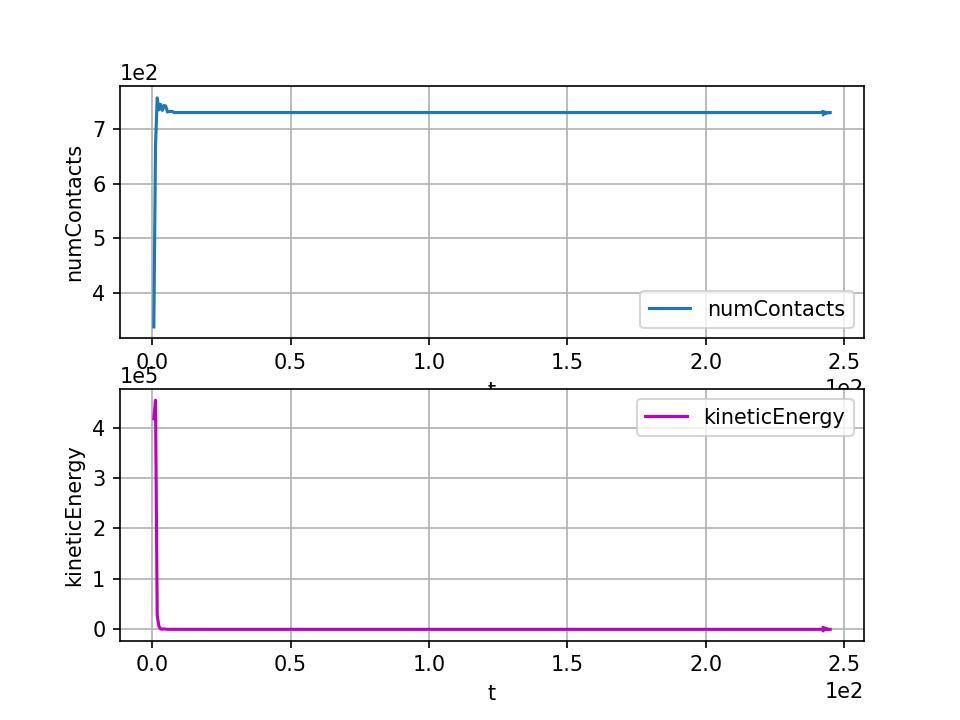

Generate this figure with Python:
# -*- coding: utf-8 -*-
"""
02 重力沉降 —— 多颗粒仿真入门
========================================
场景：200+ 个随机球体在重力作用下落入一个无盖方形容器，
经历碰撞和沉降后最终达到准静态平衡。
同时使用 PyRunner 和 plot 模块记录并绘制沉降曲线。

运行方式：
    yadedaily gravity_deposition.py

输出文件：
    gravity_deposition.png  —— 沉降过程曲线图（接触数、动能随时间变化）
"""

from yade import pack, plot
from yade.utils import Vector3

# ============================================================
# 第一部分：定义数据记录函数
# ============================================================
# 这个函数会被 PyRunner 周期性调用，记录仿真过程中的关键物理量

def recordData():
    """记录仿真数据：时间、迭代步数、接触数、动能"""
    plot.addData(
        t=O.time,                            # 当前仿真时间 (秒)
        i=O.iter,                            # 当前迭代步数
        numContacts=len(O.interactions),      # 当前活跃接触数
        kineticEnergy=kineticEnergy()         # 系统总动能 (J)
    )

# ============================================================
# 第二部分：材料设置
# ============================================================
# 定义默认材料为 FrictMat（摩擦材料）
#   young         : 杨氏模量 (Pa)，决定材料刚度
#   poisson       : 泊松比 (无量纲)，决定横向变形特性
#   frictionAngle : 摩擦角 (rad)，决定颗粒间摩擦力大小
#   density       : 密度 (kg/m³)，接近砂石密度

O.materials.append(FrictMat(
    young=1e7,                    # 10 MPa，适中的刚度
    poisson=0.3,                  # 泊松比 0.3
    frictionAngle=radians(30),    # 摩擦角 30°（转为弧度）
    density=2600,                 # 密度 2600 kg/m³
    label='defaultMat'
))

# ============================================================
# 第三部分：创建容器（5 面墙壁，顶部开口）
# ============================================================
# 容器内部空间：x ∈ [0, 5], y ∈ [0, 5], z ∈ [0, 5]

# 底面 —— 灰色
O.bodies.append(box(
    center=[2.5, 2.5, -0.05],       # 中心位置
    extents=[2.55, 2.55, 0.05],     # 半尺寸（比内部稍大以避免缝隙）
    fixed=True,                      # 固定不动
    color=[0.6, 0.6, 0.6]           # 灰色
))

# 左墙 (x=0 面) —— 红色调
O.bodies.append(box(
    center=[-0.05, 2.5, 2.5],
    extents=[0.05, 2.55, 2.55],
    fixed=True,
    color=[0.8, 0.4, 0.4]
))

# 右墙 (x=5 面) —— 红色调
O.bodies.append(box(
    center=[5.05, 2.5, 2.5],
    extents=[0.05, 2.55, 2.55],
    fixed=True,
    color=[0.8, 0.4, 0.4]
))

# 前墙 (y=0 面) —— 绿色调
O.bodies.append(box(
    center=[2.5, -0.05, 2.5],
    extents=[2.55, 0.05, 2.55],
    fixed=True,
    color=[0.4, 0.8, 0.4]
))

# 后墙 (y=5 面) —— 绿色调
O.bodies.append(box(
    center=[2.5, 5.05, 2.5],
    extents=[2.55, 0.05, 2.55],
    fixed=True,
    color=[0.4, 0.8, 0.4]
))

# ============================================================
# 第四部分：使用 SpherePack 生成随机球体
# ============================================================

# 创建 SpherePack 实例（独立于仿真的球体数据结构）
sp = pack.SpherePack()

# 在容器上方区域随机生成 200 个球体
#   cornerMin = (0, 0, 0.5)   ：区域最低点（高于容器底部，留出缓冲）
#   cornerMax = (5, 5, 9)     ：区域最高点（容器内部 + 上方空间）
#   rMean     = 0.3           ：平均半径 0.3 m
#   rRelFuzz  = 0.5           ：半径浮动 50%（实际半径范围约 0.15~0.45）
#   num       = 200           ：生成 200 个球体
sp.makeCloud(
    minCorner=Vector3(0, 0, 0.5),
    maxCorner=Vector3(5, 5, 9),
    rMean=0.3,
    rRelFuzz=0.5,
    num=200
)

# 将 SpherePack 中的球体转移到当前仿真场景中
# 每个球体会被添加到 O.bodies 中，获得默认材料属性
sp.toSimulation()

print(f"已生成 {len(sp)} 个球体并添加到仿真中")

# ============================================================
# 第五部分：引擎管线 (Engine Pipeline)
# ============================================================
# 与教程 01 结构相同，但：
#   - 阻尼增大到 0.4，帮助多体系统更快趋于平衡
#   - 新增 PyRunner 用于周期性记录数据

O.engines = [
    # 步骤 1：力的清零
    ForceResetter(),

    # 步骤 2：碰撞检测（粗筛）
    # Bo1_Sphere_Aabb()：球体的包围盒生成
    # Bo1_Box_Aabb()：方块的包围盒生成
    InsertionSortCollider([Bo1_Sphere_Aabb(), Bo1_Box_Aabb()]),

    # 步骤 3：接触力计算
    InteractionLoop(
        # Ig2：接触几何判断
        [Ig2_Sphere_Sphere_ScGeom(),     # 球-球接触
         Ig2_Box_Sphere_ScGeom()],       # 壁-球接触
        # Ip2：接触物理参数
        [Ip2_FrictMat_FrictMat_FrictPhys()],
        # Law2：本构律（力的计算）
        [Law2_ScGeom_FrictPhys_CundallStrack()]
    ),

    # 步骤 4：运动积分
    # damping=0.4：40% 局部阻尼，多体系统需要更强的阻尼来快速收敛
    # gravity：标准地球重力
    NewtonIntegrator(damping=0.4, gravity=(0, 0, -9.81)),

    # 步骤 5：数据记录（每 500 步执行一次 recordData() 函数）
    PyRunner(command='recordData()', iterPeriod=500),
]

# ============================================================
# 第六部分：配置绘图
# ============================================================
# plot.plots 定义要绘制的图表
#   键 = x 轴变量，值 = y 轴变量的元组
#   键名加空格表示创建新图（否则覆盖同一张图）

plot.plots = {
    't': ('numContacts',),       # 图 1：接触数 vs 时间
    't ': ('kineticEnergy',)     # 图 2：动能 vs 时间（注意 't ' 中的空格）
}

# ============================================================
# 第七部分：设置时间步长并运行仿真
# ============================================================

# 时间步长取 PWaveTimeStep 的 50%
# 比教程 01（0.2%）大得多，因为沉降过程不需要精确捕捉高速碰撞
# 主要目的是确保仿真稳定且高效
O.dt = 0.5 * PWaveTimeStep()

print("开始运行仿真...")
print(f"时间步长: {O.dt:.6e} s")
print(f"总步数: 200000")
print(f"预计仿真时间: {200000 * O.dt:.2f} s")

# 运行 200,000 个时间步
O.run(200000, True)

print("仿真完成！")

# ============================================================
# 第八部分：保存绘图结果
# ============================================================

# 绘制并保存图表（不弹出窗口）
fig = plot.plot(noShow=True)
fig.savefig('gravity_deposition.png', dpi=150)

print("图表已保存为 gravity_deposition.png")
print(f"最终接触数: {len(O.interactions)}")
print(f"系统动能: {kineticEnergy():.6e} J")

quit()
